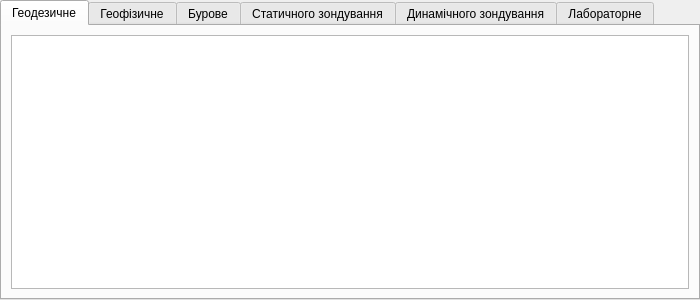
<?xml version="1.0" encoding="UTF-8"?>
<ui version="4.0">
 <class>Oborud_win</class>
 <widget class="QTabWidget" name="Oborud_win">
  <property name="geometry">
   <rect>
    <x>0</x>
    <y>0</y>
    <width>700</width>
    <height>300</height>
   </rect>
  </property>
  <property name="windowTitle">
   <string>Обладнання</string>
  </property>
  <property name="windowIcon">
   <iconset>
    <normaloff>../icons/16x16/categories/applications-engineering.png</normaloff>../icons/16x16/categories/applications-engineering.png</iconset>
  </property>
  <property name="locale">
   <locale language="Ukrainian" country="Ukraine"/>
  </property>
  <property name="currentIndex">
   <number>0</number>
  </property>
  <widget class="QWidget" name="tab">
   <attribute name="title">
    <string>Геодезичне</string>
   </attribute>
   <layout class="QGridLayout" name="gridLayout_3">
    <item row="0" column="0">
     <widget class="QTableView" name="tableOborud"/>
    </item>
   </layout>
  </widget>
  <widget class="QWidget" name="tab_2">
   <attribute name="title">
    <string>Геофізичне</string>
   </attribute>
   <layout class="QGridLayout" name="gridLayout_2">
    <item row="0" column="0">
     <widget class="QTableView" name="tableOborud_2"/>
    </item>
   </layout>
  </widget>
  <widget class="QWidget" name="tab_3">
   <attribute name="title">
    <string>Бурове</string>
   </attribute>
   <layout class="QGridLayout" name="gridLayout">
    <item row="0" column="0">
     <widget class="QTableView" name="tableOborud_3"/>
    </item>
   </layout>
  </widget>
  <widget class="QWidget" name="tab_4">
   <attribute name="title">
    <string>Статичного зондування</string>
   </attribute>
   <layout class="QGridLayout" name="gridLayout_4">
    <item row="0" column="0">
     <widget class="QTableView" name="tableOborud_4"/>
    </item>
   </layout>
  </widget>
  <widget class="QWidget" name="tab_5">
   <attribute name="title">
    <string>Динамічного зондування</string>
   </attribute>
   <layout class="QGridLayout" name="gridLayout_5">
    <item row="0" column="0">
     <widget class="QTableView" name="tableOborud_5"/>
    </item>
   </layout>
  </widget>
  <widget class="QWidget" name="tab_6">
   <attribute name="title">
    <string>Лабораторне</string>
   </attribute>
   <layout class="QGridLayout" name="gridLayout_6">
    <item row="0" column="0">
     <widget class="QTableView" name="tableOborud_6"/>
    </item>
   </layout>
  </widget>
 </widget>
 <resources/>
 <connections/>
</ui>
